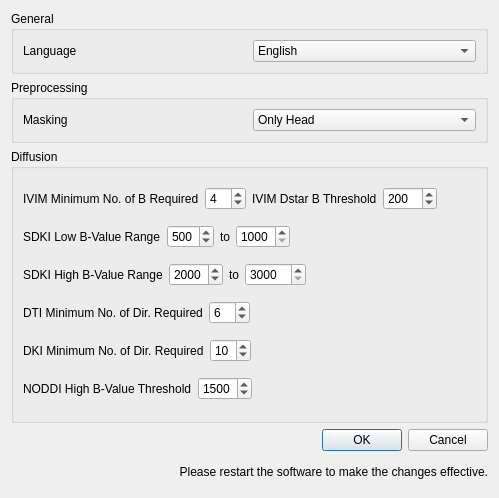
<?xml version="1.0" encoding="UTF-8"?>
<ui version="4.0">
 <class>settingDialog</class>
 <widget class="QDialog" name="settingDialog">
  <property name="geometry">
   <rect>
    <x>0</x>
    <y>0</y>
    <width>499</width>
    <height>498</height>
   </rect>
  </property>
  <property name="windowTitle">
   <string>Dialog</string>
  </property>
  <layout class="QVBoxLayout" name="verticalLayout">
   <item>
    <widget class="QGroupBox" name="groupBox_2">
     <property name="sizePolicy">
      <sizepolicy hsizetype="Preferred" vsizetype="Fixed">
       <horstretch>0</horstretch>
       <verstretch>0</verstretch>
      </sizepolicy>
     </property>
     <property name="title">
      <string>General</string>
     </property>
     <layout class="QVBoxLayout" name="verticalLayout_2">
      <item>
       <layout class="QHBoxLayout" name="horizontalLayout">
        <item>
         <widget class="QLabel" name="label">
          <property name="text">
           <string>Language</string>
          </property>
         </widget>
        </item>
        <item>
         <widget class="QComboBox" name="langCombo">
          <item>
           <property name="text">
            <string>English</string>
           </property>
          </item>
          <item>
           <property name="text">
            <string>Chinese Simplified</string>
           </property>
          </item>
         </widget>
        </item>
       </layout>
      </item>
     </layout>
    </widget>
   </item>
   <item>
    <widget class="QGroupBox" name="groupBox_3">
     <property name="sizePolicy">
      <sizepolicy hsizetype="Preferred" vsizetype="Fixed">
       <horstretch>0</horstretch>
       <verstretch>0</verstretch>
      </sizepolicy>
     </property>
     <property name="title">
      <string>Preprocessing</string>
     </property>
     <layout class="QVBoxLayout" name="verticalLayout_3">
      <item>
       <layout class="QHBoxLayout" name="horizontalLayout_6">
        <item>
         <widget class="QLabel" name="label_9">
          <property name="text">
           <string>Masking</string>
          </property>
         </widget>
        </item>
        <item>
         <widget class="QComboBox" name="maskCombo">
          <property name="currentIndex">
           <number>1</number>
          </property>
          <item>
           <property name="text">
            <string>Don't Use</string>
           </property>
          </item>
          <item>
           <property name="text">
            <string>Only Head</string>
           </property>
          </item>
          <item>
           <property name="text">
            <string>All</string>
           </property>
          </item>
         </widget>
        </item>
       </layout>
      </item>
     </layout>
    </widget>
   </item>
   <item>
    <widget class="QGroupBox" name="groupBox">
     <property name="title">
      <string>Diffusion</string>
     </property>
     <layout class="QVBoxLayout" name="verticalLayout_4">
      <item>
       <layout class="QHBoxLayout" name="horizontalLayout_2">
        <item>
         <widget class="QLabel" name="label_2">
          <property name="text">
           <string>IVIM Minimum No. of B Required</string>
          </property>
         </widget>
        </item>
        <item>
         <widget class="QSpinBox" name="ivimB">
          <property name="sizePolicy">
           <sizepolicy hsizetype="Fixed" vsizetype="Fixed">
            <horstretch>0</horstretch>
            <verstretch>0</verstretch>
           </sizepolicy>
          </property>
          <property name="minimum">
           <number>3</number>
          </property>
          <property name="maximum">
           <number>20</number>
          </property>
          <property name="value">
           <number>4</number>
          </property>
         </widget>
        </item>
        <item>
         <widget class="QLabel" name="label_3">
          <property name="text">
           <string>IVIM Dstar B Threshold</string>
          </property>
         </widget>
        </item>
        <item>
         <widget class="QSpinBox" name="dstarTh">
          <property name="sizePolicy">
           <sizepolicy hsizetype="Fixed" vsizetype="Fixed">
            <horstretch>0</horstretch>
            <verstretch>0</verstretch>
           </sizepolicy>
          </property>
          <property name="maximum">
           <number>1000</number>
          </property>
          <property name="singleStep">
           <number>100</number>
          </property>
          <property name="value">
           <number>200</number>
          </property>
         </widget>
        </item>
        <item>
         <spacer name="horizontalSpacer_2">
          <property name="orientation">
           <enum>Qt::Horizontal</enum>
          </property>
          <property name="sizeHint" stdset="0">
           <size>
            <width>40</width>
            <height>20</height>
           </size>
          </property>
         </spacer>
        </item>
       </layout>
      </item>
      <item>
       <layout class="QHBoxLayout" name="horizontalLayout_7">
        <item>
         <widget class="QLabel" name="label_6">
          <property name="text">
           <string>SDKI Low B-Value Range</string>
          </property>
         </widget>
        </item>
        <item>
         <widget class="QSpinBox" name="sdkiLowBu">
          <property name="sizePolicy">
           <sizepolicy hsizetype="Fixed" vsizetype="Fixed">
            <horstretch>0</horstretch>
            <verstretch>0</verstretch>
           </sizepolicy>
          </property>
          <property name="minimum">
           <number>200</number>
          </property>
          <property name="maximum">
           <number>900</number>
          </property>
          <property name="singleStep">
           <number>100</number>
          </property>
          <property name="value">
           <number>500</number>
          </property>
         </widget>
        </item>
        <item>
         <widget class="QLabel" name="label_11">
          <property name="text">
           <string>to</string>
          </property>
         </widget>
        </item>
        <item>
         <widget class="QSpinBox" name="sdkiLowBT">
          <property name="minimum">
           <number>1000</number>
          </property>
          <property name="maximum">
           <number>2000</number>
          </property>
          <property name="singleStep">
           <number>100</number>
          </property>
          <property name="value">
           <number>1000</number>
          </property>
         </widget>
        </item>
        <item>
         <spacer name="horizontalSpacer_5">
          <property name="orientation">
           <enum>Qt::Horizontal</enum>
          </property>
          <property name="sizeHint" stdset="0">
           <size>
            <width>40</width>
            <height>20</height>
           </size>
          </property>
         </spacer>
        </item>
       </layout>
      </item>
      <item>
       <layout class="QHBoxLayout" name="horizontalLayout_8">
        <item>
         <widget class="QLabel" name="label_10">
          <property name="text">
           <string>SDKI High B-Value Range</string>
          </property>
         </widget>
        </item>
        <item>
         <widget class="QSpinBox" name="sdkiHighBu">
          <property name="sizePolicy">
           <sizepolicy hsizetype="Fixed" vsizetype="Fixed">
            <horstretch>0</horstretch>
            <verstretch>0</verstretch>
           </sizepolicy>
          </property>
          <property name="minimum">
           <number>1000</number>
          </property>
          <property name="maximum">
           <number>3000</number>
          </property>
          <property name="value">
           <number>2000</number>
          </property>
         </widget>
        </item>
        <item>
         <widget class="QLabel" name="label_12">
          <property name="text">
           <string>to</string>
          </property>
         </widget>
        </item>
        <item>
         <widget class="QSpinBox" name="sdkiHighBt">
          <property name="minimum">
           <number>3000</number>
          </property>
          <property name="maximum">
           <number>10000</number>
          </property>
          <property name="value">
           <number>3000</number>
          </property>
         </widget>
        </item>
        <item>
         <spacer name="horizontalSpacer_6">
          <property name="orientation">
           <enum>Qt::Horizontal</enum>
          </property>
          <property name="sizeHint" stdset="0">
           <size>
            <width>40</width>
            <height>20</height>
           </size>
          </property>
         </spacer>
        </item>
       </layout>
      </item>
      <item>
       <layout class="QHBoxLayout" name="horizontalLayout_3">
        <item>
         <widget class="QLabel" name="label_4">
          <property name="text">
           <string>DTI Minimum No. of Dir. Required</string>
          </property>
         </widget>
        </item>
        <item>
         <widget class="QSpinBox" name="dtiMinDir">
          <property name="sizePolicy">
           <sizepolicy hsizetype="Fixed" vsizetype="Fixed">
            <horstretch>0</horstretch>
            <verstretch>0</verstretch>
           </sizepolicy>
          </property>
          <property name="minimum">
           <number>3</number>
          </property>
          <property name="maximum">
           <number>20</number>
          </property>
          <property name="value">
           <number>6</number>
          </property>
         </widget>
        </item>
        <item>
         <spacer name="horizontalSpacer">
          <property name="orientation">
           <enum>Qt::Horizontal</enum>
          </property>
          <property name="sizeHint" stdset="0">
           <size>
            <width>40</width>
            <height>20</height>
           </size>
          </property>
         </spacer>
        </item>
       </layout>
      </item>
      <item>
       <layout class="QHBoxLayout" name="horizontalLayout_4">
        <item>
         <widget class="QLabel" name="label_5">
          <property name="text">
           <string>DKI Minimum No. of Dir. Required</string>
          </property>
         </widget>
        </item>
        <item>
         <widget class="QSpinBox" name="dkiMinDir">
          <property name="sizePolicy">
           <sizepolicy hsizetype="Fixed" vsizetype="Fixed">
            <horstretch>0</horstretch>
            <verstretch>0</verstretch>
           </sizepolicy>
          </property>
          <property name="minimum">
           <number>3</number>
          </property>
          <property name="maximum">
           <number>20</number>
          </property>
          <property name="value">
           <number>10</number>
          </property>
         </widget>
        </item>
        <item>
         <spacer name="horizontalSpacer_3">
          <property name="orientation">
           <enum>Qt::Horizontal</enum>
          </property>
          <property name="sizeHint" stdset="0">
           <size>
            <width>40</width>
            <height>20</height>
           </size>
          </property>
         </spacer>
        </item>
       </layout>
      </item>
      <item>
       <layout class="QHBoxLayout" name="horizontalLayout_5">
        <item>
         <widget class="QLabel" name="label_7">
          <property name="text">
           <string>NODDI High B-Value Threshold</string>
          </property>
         </widget>
        </item>
        <item>
         <widget class="QSpinBox" name="NoddiMedThresh">
          <property name="sizePolicy">
           <sizepolicy hsizetype="Fixed" vsizetype="Fixed">
            <horstretch>0</horstretch>
            <verstretch>0</verstretch>
           </sizepolicy>
          </property>
          <property name="maximum">
           <number>3000</number>
          </property>
          <property name="singleStep">
           <number>100</number>
          </property>
          <property name="value">
           <number>1500</number>
          </property>
         </widget>
        </item>
        <item>
         <spacer name="horizontalSpacer_4">
          <property name="orientation">
           <enum>Qt::Horizontal</enum>
          </property>
          <property name="sizeHint" stdset="0">
           <size>
            <width>40</width>
            <height>20</height>
           </size>
          </property>
         </spacer>
        </item>
       </layout>
      </item>
     </layout>
    </widget>
   </item>
   <item>
    <widget class="QDialogButtonBox" name="buttonBox">
     <property name="orientation">
      <enum>Qt::Horizontal</enum>
     </property>
     <property name="standardButtons">
      <set>QDialogButtonBox::Cancel|QDialogButtonBox::Ok</set>
     </property>
    </widget>
   </item>
   <item>
    <widget class="QLabel" name="infoLabel">
     <property name="sizePolicy">
      <sizepolicy hsizetype="Preferred" vsizetype="Fixed">
       <horstretch>0</horstretch>
       <verstretch>0</verstretch>
      </sizepolicy>
     </property>
     <property name="maximumSize">
      <size>
       <width>16777215</width>
       <height>30</height>
      </size>
     </property>
     <property name="text">
      <string>Please restart the software to make the changes effective.</string>
     </property>
     <property name="alignment">
      <set>Qt::AlignRight|Qt::AlignTrailing|Qt::AlignVCenter</set>
     </property>
    </widget>
   </item>
  </layout>
 </widget>
 <resources/>
 <connections>
  <connection>
   <sender>buttonBox</sender>
   <signal>accepted()</signal>
   <receiver>settingDialog</receiver>
   <slot>accept()</slot>
   <hints>
    <hint type="sourcelabel">
     <x>248</x>
     <y>254</y>
    </hint>
    <hint type="destinationlabel">
     <x>157</x>
     <y>274</y>
    </hint>
   </hints>
  </connection>
  <connection>
   <sender>buttonBox</sender>
   <signal>rejected()</signal>
   <receiver>settingDialog</receiver>
   <slot>reject()</slot>
   <hints>
    <hint type="sourcelabel">
     <x>316</x>
     <y>260</y>
    </hint>
    <hint type="destinationlabel">
     <x>286</x>
     <y>274</y>
    </hint>
   </hints>
  </connection>
 </connections>
</ui>
